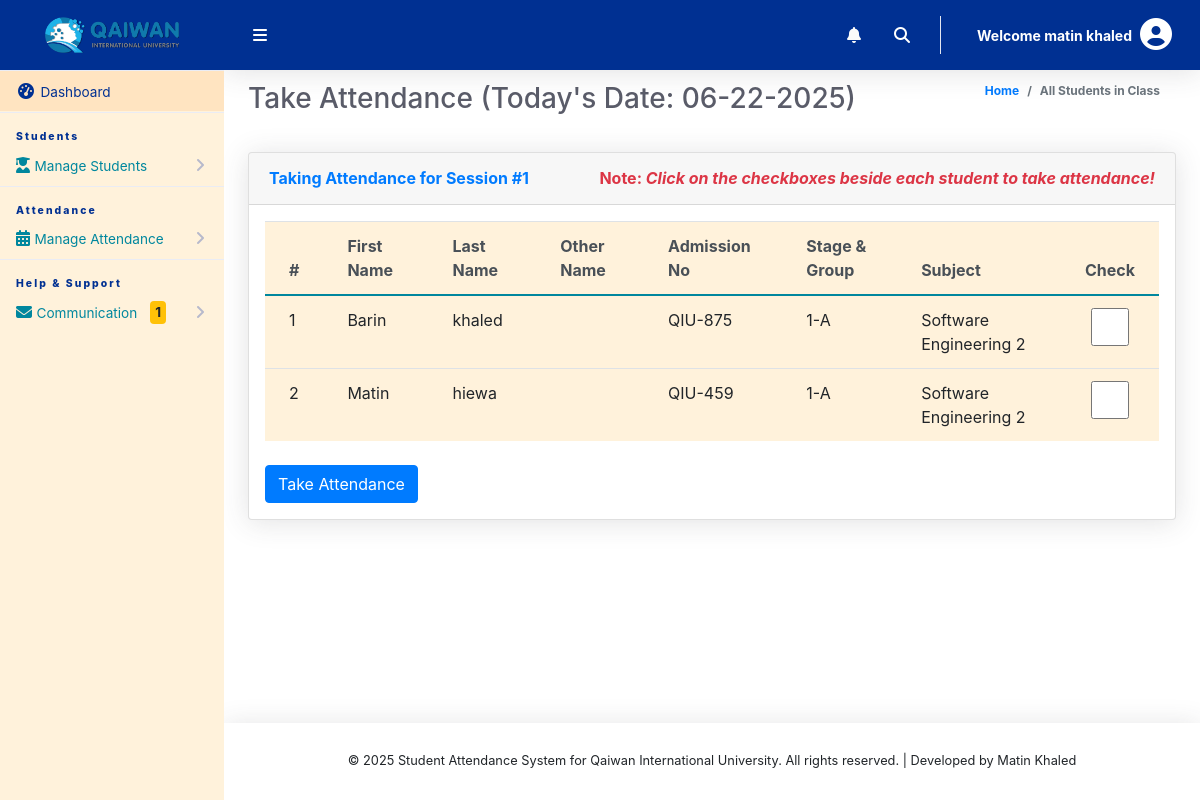
The page /ClassTeacher/takeAttendance.php?class=12&arm=19 (signed in) on the database its author committed.
### tables this page shows
CREATE TABLE `tblclassteacher` (
  `Id` int(11) NOT NULL,
  `firstName` varchar(255) NOT NULL,
  `lastName` varchar(255) NOT NULL,
  `emailAddress` varchar(255) NOT NULL,
  `password` varchar(255) NOT NULL,
  `phoneNo` varchar(50) NOT NULL,
  `classId` varchar(10) NOT NULL,
  `classArmId` varchar(10) NOT NULL,
  `dateCreated` varchar(50) NOT NULL,
  `status` tinyint(1) DEFAULT 1
);

CREATE TABLE `tblstudents` (
  `Id` int(10) NOT NULL,
  `firstName` varchar(255) NOT NULL,
  `lastName` varchar(255) NOT NULL,
  `otherName` varchar(255) NOT NULL,
  `admissionNumber` varchar(255) NOT NULL,
  `email` varchar(100) DEFAULT NULL,
  `password` varchar(50) NOT NULL,
  `classId` varchar(10) NOT NULL,
  `classArmId` varchar(10) NOT NULL,
  `dateCreated` varchar(50) NOT NULL
);

CREATE TABLE `tblclass` (
  `Id` int(10) NOT NULL,
  `className` varchar(255) NOT NULL,
  `stageName` varchar(50) DEFAULT NULL
);

CREATE TABLE `tblclassarms` (
  `Id` int(10) NOT NULL,
  `classId` varchar(10) NOT NULL,
  `classArmName` varchar(255) NOT NULL,
  `isAssigned` varchar(10) NOT NULL
);

### ClassTeacher/takeAttendance.php (the view, shortened to what this page needs)
<?php
include '../Includes/dbcon.php';
$classId = isset($_GET['class']) ? $_GET['class'] : $_SESSION['classId'];
$armId = isset($_GET['arm']) ? $_GET['arm'] : $_SESSION['classArmId'];
$dateTaken = date("Y-m-d");
$attendanceCheck = "SELECT COUNT(DISTINCT sessionNumber) as entries
                   FROM tblattendance
                   WHERE classId = ?
                   AND classArmId = ?
                   AND DATE(dateTimeTaken) = ?";
$stmt = $conn->prepare($attendanceCheck);
$stmt->bind_param("iis", $classId, $armId, $dateTaken);
$stmt->execute();
$result = $stmt->get_result();
$attendanceCount = $result->fetch_assoc()['entries'];
$nextSession = $attendanceCount + 1;
?>
<!DOCTYPE html>
<html lang="en">
<head>
    <link href="../vendor/fontawesome-free/css/all.min.css" rel="stylesheet" type="text/css">
    <link href="../vendor/bootstrap/css/bootstrap.min.css" rel="stylesheet" type="text/css">
    <link href="css/ruang-admin.min.css" rel="stylesheet">
</head>
<body id="page-top">
    <div id="wrapper">
        <?php include "Includes/sidebar.php"; ?>
        <div id="content-wrapper" class="d-flex flex-column">
            <div id="content">
                <?php include "Includes/topbar.php"; ?>
                <div class="container-fluid" id="container-wrapper">
                    <div class="d-sm-flex align-items-center justify-content-between mb-4">
                        <h1 class="h3 mb-0 text-gray-800">Take Attendance (Today's Date: <?php echo $todaysDate = date("m-d-Y"); ?>)</h1>
                        <ol class="breadcrumb">
                            <li class="breadcrumb-item"><a href="./">Home</a></li>
                            <li class="breadcrumb-item active" aria-current="page">All Students in Class</li>
                        </ol>
                    </div>
                    <div class="row">
                        <div class="col-lg-12">
                            <form method="post">
                                <div class="row">
                                    <div class="col-lg-12">
                                        <div class="card mb-4">
                                            <div class="card-header py-3 d-flex flex-row align-items-center justify-content-between">
                                                <h6 class="m-0 font-weight-bold text-primary">
                                                    Taking Attendance for Session #<?php echo $nextSession; ?>
                                                </h6>
                                                <h6 class="m-0 font-weight-bold text-danger">
                                                    Note: <i>Click on the checkboxes beside each student to take attendance!</i>
                                                </h6>
                                            </div>
                                            <div class="table-responsive p-3">
                                                <table class="table align-items-center table-flush table-hover">
                                                    <thead class="thead-light">
                                                        <tr>
                                                            <th>#</th>
                                                            <th>First Name</th>
                                                            <th>Last Name</th>
                                                            <th>Other Name</th>
                                                            <th>Admission No</th>
                                                            <th>Stage & Group</th>
                                                            <th>Subject</th>
                                                            <th>Check</th>
                                                        </tr>
                                                    </thead>
                                                    <tbody>
                                                        <?php
                                                        $studentsQuery = "SELECT tblstudents.Id, tblstudents.admissionNumber,
                                                                            tblclass.className, tblclass.Id AS classId,
                                                                            tblclassarms.classArmName, tblclassarms.Id AS classArmId,
                                                                            tblstudents.firstName, tblstudents.lastName,
                                                                            tblstudents.otherName, tblstudents.admissionNumber
                                                                         FROM tblstudents
                                                                         INNER JOIN tblclass ON tblclass.Id = tblstudents.classId
                                                                         INNER JOIN tblclassarms ON tblclassarms.Id = tblstudents.classArmId
                                                                         WHERE tblstudents.classId = ?
                                                                         AND tblstudents.classArmId = ?
                                                                         ORDER BY tblstudents.firstName ASC";
                                                        $stmt = $conn->prepare($studentsQuery);
                                                        $stmt->bind_param("ii", $classId, $armId);
                                                        $stmt->execute();
                                                        $rs = $stmt->get_result();
                                                        $num = $rs->num_rows;
                                                        $sn = 0;
                                                        if ($num > 0) {
                                                            while ($student = $rs->fetch_assoc()) {
                                                                $sn++;
                                                                echo "
                                                                    <tr>
                                                                        <td>{$sn}</td>
                                                                        <td>{$student['firstName']}</td>
                                                                        <td>{$student['lastName']}</td>
                                                                        <td>{$student['otherName']}</td>
                                                                        <td>{$student['admissionNumber']}</td>
                                                                        <td>{$student['className']}</td>
                                                                        <td>{$student['classArmName']}</td>
                                                                        <td><input name='check[]' type='checkbox' value='{$student['admissionNumber']}' class='form-control'></td>
                                                                    </tr>";
                                                            }
                                                        } else {
                                                            echo "<div class='alert alert-danger' role='alert'>No Record Found!</div>";
                                                        }
                                                        ?>
                                                    </tbody>
                                                </table>
                                                <br>
                                                <button type="submit" name="save" class="btn btn-primary">Take Attendance</button>
                                            </form>
                                        </div>
                                    </div>
                                </div>
                            </div>
                        </div>
                    </div>
            <?php include "Includes/footer.php"; ?>
</body>
</html>

### ClassTeacher/Includes/topbar.php (shortened to what this page needs)
<?php
  $query = "SELECT * FROM tblclassteacher WHERE Id = ".$_SESSION['userId']."";
  $rs = $conn->query($query);
  $rows = $rs->fetch_assoc();
  $fullName = $rows['firstName']." ".$rows['lastName'];
?>
<nav class="navbar navbar-expand navbar-light bg-primary topbar static-top d-flex align-items-center" style="background-color: #003092 !important; height: 70px;">
    <button id="sidebarToggleTop" class="btn btn-link rounded-circle mr-3">
        <i class="fa fa-bars text-white"></i>
    </button>
    <ul class="navbar-nav ml-auto">
        <li class="nav-item dropdown no-arrow mx-1">
            <a class="nav-link dropdown-toggle" href="#" id="alertsDropdown" role="button" data-toggle="dropdown" aria-haspopup="true" aria-expanded="false">
                <i class="fas fa-bell fa-fw"></i>
            </a>
        </li>
        <li class="nav-item dropdown no-arrow">
            <a class="nav-link dropdown-toggle" href="#" id="searchDropdown" role="button" data-toggle="dropdown" aria-haspopup="true" aria-expanded="false">
                <i class="fas fa-search fa-fw text-white"></i>
            </a>
        </li>
        <li class="nav-item dropdown no-arrow">
            <a class="nav-link dropdown-toggle" href="#" id="userDropdown" role="button" data-toggle="dropdown" aria-haspopup="true" aria-expanded="false">
                <span class="ml-2 d-none d-lg-inline text-white small mr-2">
                    <b>Welcome <?php echo $fullName;?></b>
                </span>
                <div class="profile-image-container">
                    <i class="fas fa-user-circle fa-2x text-white"></i>
                </div>
            </a>
        </li>
    </ul>
</nav>

### rows shown on the page
tblclassteacher: fullName "matin khaled"
tblstudents: firstName "Barin", lastName "khaled", admissionNumber "QIU-875", classId.className "1-A", classArmId.classArmName "Software Engineering 2"
tblstudents: firstName "Matin", lastName "hiewa", admissionNumber "QIU-459", classId.className "1-A", classArmId.classArmName "Software Engineering 2"

### other values the page prints
$unreadCount "1"
$nextSession "1"
